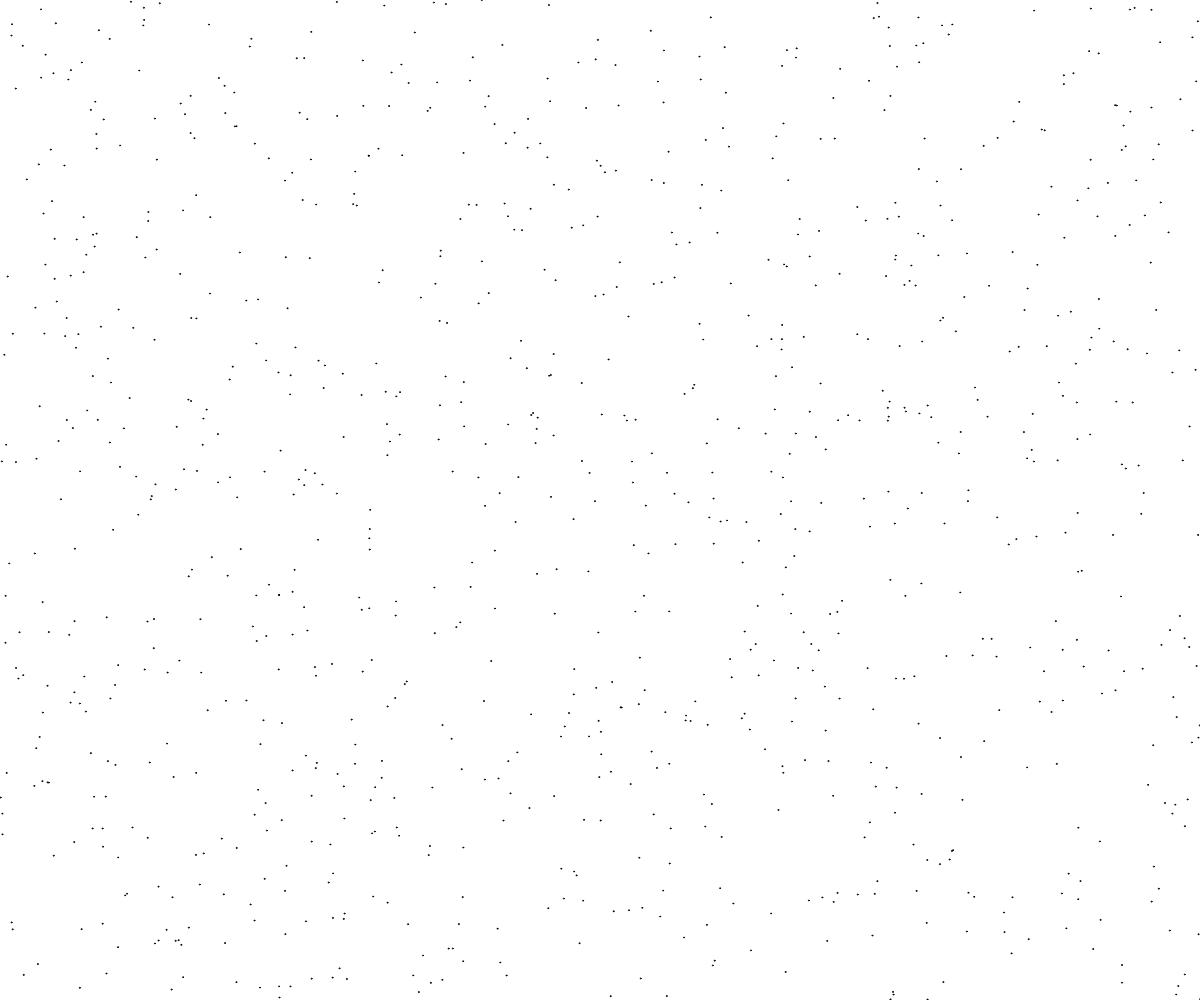
Frame 1 (no input)
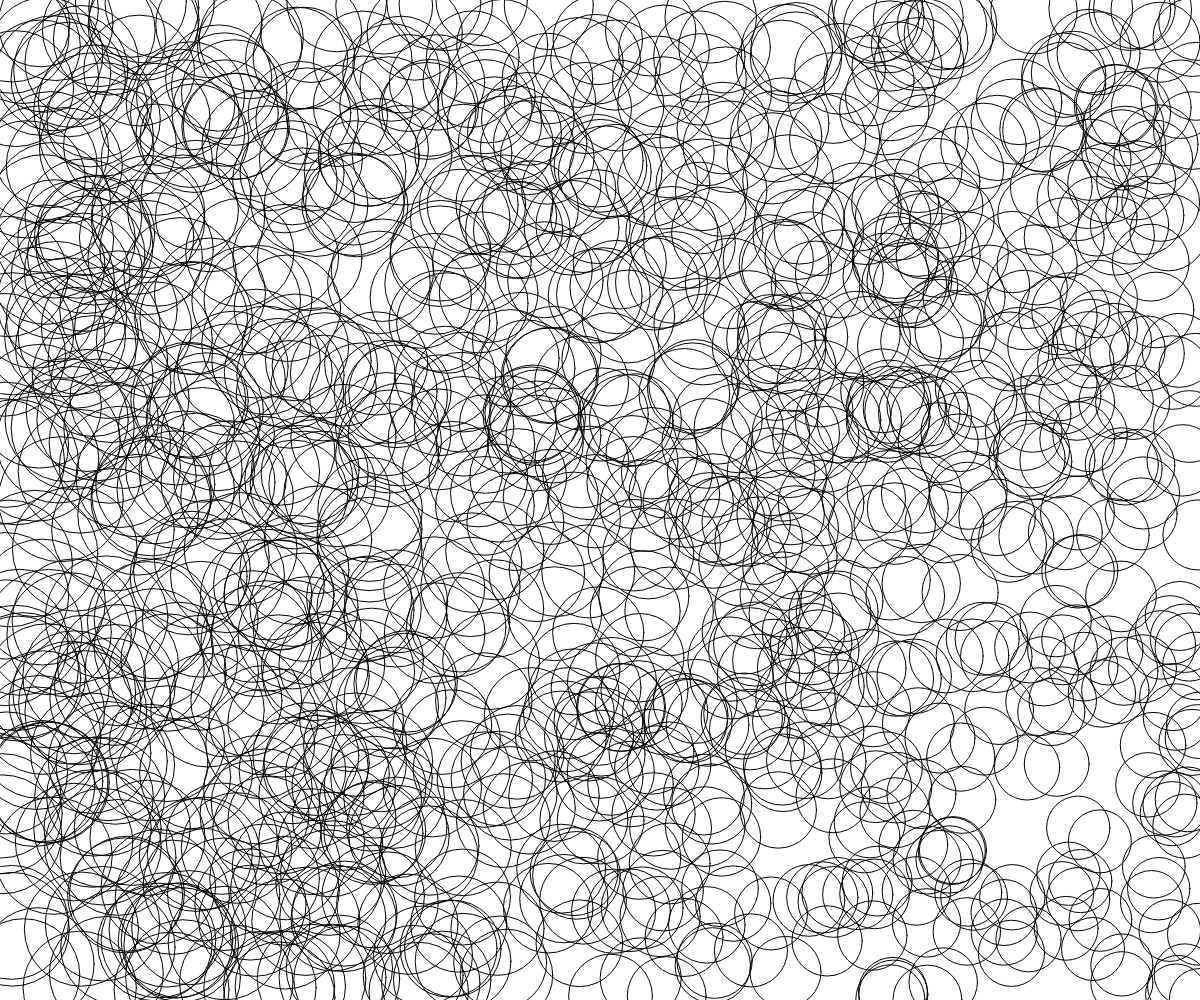
Frame 60 (no input)
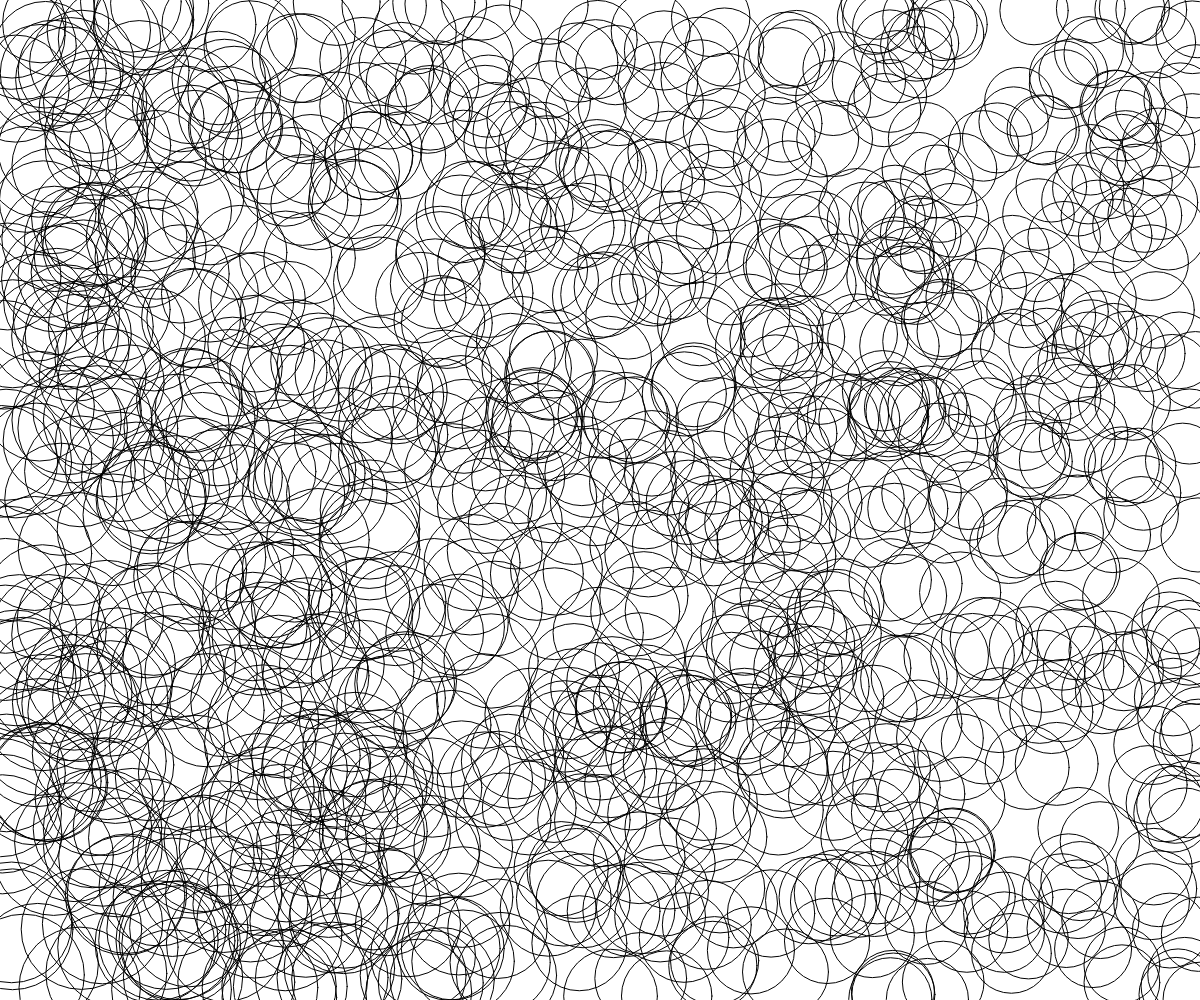
Frame 120 (the mouse pressed at the canvas centre since frame 60)

The p5.js sketch that drew these frames (run headless with seeded random() and noise() and a simulated clock; from frame 60 on, the mouse is pressed at the canvas centre):

// p5.js sketch
// ── sketch.js
let agents = [];
const numAgents = 1000;
const noiseScale = .0005;
const timeScale = .005;

function setup() {
  createCanvas(innerWidth, innerHeight);
  noFill();
  for(let i=0;i<1000;i++) {
    agents.push({x:random(width),y:random(height),d:1});
  }
}

function draw() {
  background(255);
  for(const agent of agents) {
    const {x,y,d} = agent;
    circle(x,y,d);
    agent.d = noise(x*noiseScale,y*noiseScale,frameCount*timeScale)*200;
  }
}
